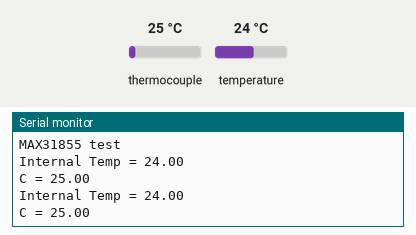
This sketch was run on a simulated Arduino Leonardo, built with avr-gcc and run on an emulated ATmega32U4. Parts: the last lines printed to the serial monitor. The inputs (shaded band) are chosen by the test bench; at power-on: thermocouple 25 °C, temperature 24 °C.

Above: at 1.7 s.
1.8 s: thermocouple set to 6 °C
At 3.0 s:
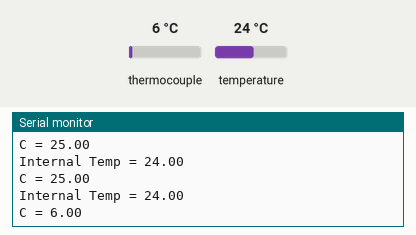
3.3 s: temperature set to 12 °C
At 3.9 s:
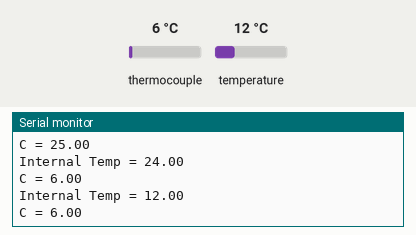
4.8 s: thermocouple set to 75 °C
At 6.1 s:
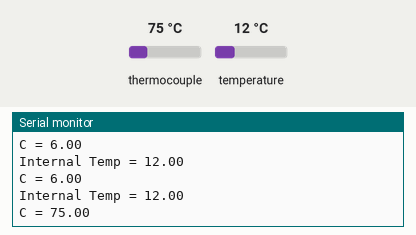
6.3 s: temperature set to 19 °C
At 7.3 s:
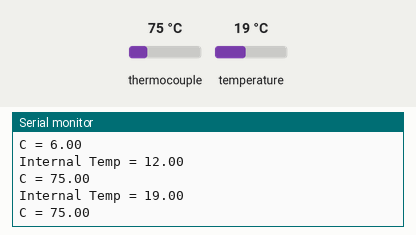
Timing chart, 0 to 8.8 s (numbered marks = the images above; inputs shaded):
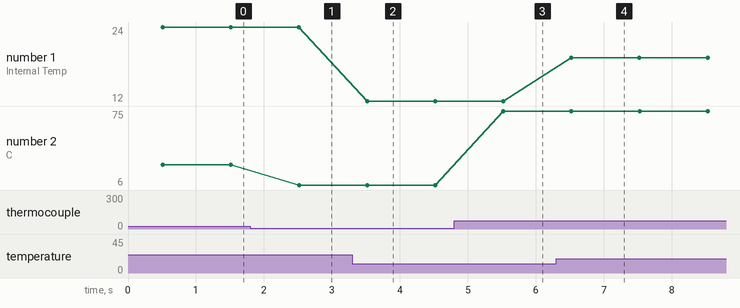

Measured:
- after the input at 1.8 s, the serial monitor: prints a new line after 0.72 s (image 1)
- after the input at 3.3 s, the serial monitor: prints a new line after 0.22 s (image 2)
- after the input at 4.8 s, the serial monitor: prints a new line after 0.72 s (image 3)
- after the input at 6.3 s, the serial monitor: prints a new line after 0.22 s (image 4)
- plotted number 1: 24 → 12 after the input at 3.3 s, 12 → 19 after the input at 6.3 s
- plotted number 2: 25 → 6 after the input at 1.8 s, 6 → 75 after the input at 4.8 s

The sketch:

max31855_tutorial_basic.ino
```cpp
#include <SPI.h>
#include "Adafruit_MAX31855.h"

// Default connection is using software SPI, but comment and uncomment one of
// the two examples below to switch between software SPI and hardware SPI:

// Example creating a thermocouple instance with software SPI on any three
// digital IO pins.
#define MAXDO   3
#define MAXCS   4
#define MAXCLK  5

Adafruit_MAX31855 thermocouple(MAXCLK, MAXCS, MAXDO);

void setup() {
  Serial.begin(9600);

  while (!Serial) delay(1); // wait for Serial on Leonardo/Zero, etc

  Serial.println("MAX31855 test");
  // wait for MAX chip to stabilize
  delay(500);
}

void loop() {
  // basic readout test, just print the current temp
   Serial.print("Internal Temp = ");
   Serial.println(thermocouple.readInternal());

   double c = thermocouple.readCelsius();
   if (isnan(c)) {
     Serial.println("Something wrong with thermocouple!");
   } else {
     Serial.print("C = ");
     Serial.println(c);
   }
   //Serial.print("F = ");
   //Serial.println(thermocouple.readFarenheit());

   delay(1000);
}
```
